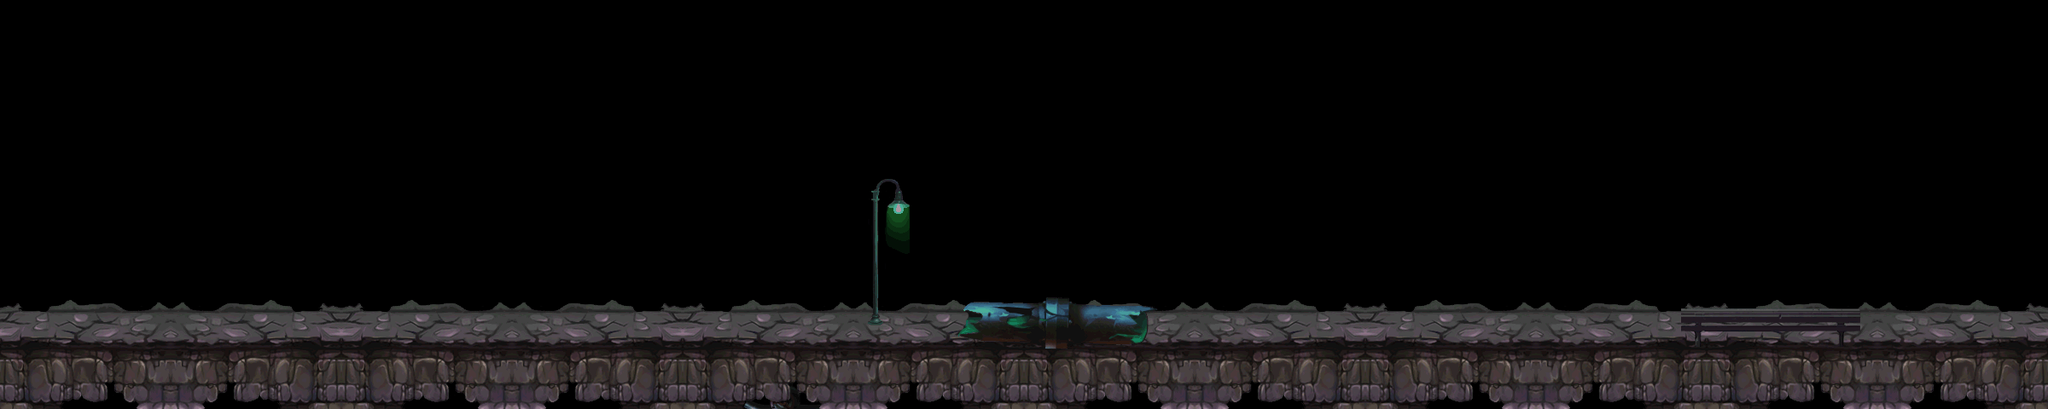

Below is a game level as drawn by its tile map, then a one-line description and the .tmx that defines it (tile-layer data replaced by summaries):
An orthogonal 60x12 tile map with 40x40 px tiles, 4 tile layers (land1, land2, land3, land4) and 8 objects.

<map version="1.0" orientation="orthogonal" width="60" height="12" tilewidth="40" tileheight="40">
 <tileset firstgid="1" name="a-land" tilewidth="40" tileheight="40">
  <image source="a-land.png" width="2046" height="1000" />
 </tileset>
 <layer name="land1" width="60" height="12">
  <data>[720 cells, 16 non-empty, 16 distinct tile ids]</data>
 </layer>
 <layer name="land2" width="60" height="12">
  <data>[720 cells, 240 non-empty, 20 distinct tile ids]</data>
 </layer>
 <layer name="land3" width="60" height="12">
  <data>[720 cells, 24 non-empty, 24 distinct tile ids]</data>
 </layer>
 <layer name="land4" width="60" height="12">
  <data>[720 cells, 52 non-empty, 52 distinct tile ids]</data>
 </layer>
 <objectgroup name="pengzhuang" width="60" height="12">
  <object x="-1" y="387" width="2404" height="91" />
 </objectgroup>
 <objectgroup name="zuobiao1" width="60" height="12">
  <object x="650" y="380">
   <properties>
    <property name="id" value="1" />
    <property name="type" value="1" />
   </properties>
  </object>
  <object x="565" y="379">
   <properties>
    <property name="id" value="1" />
    <property name="type" value="1" />
   </properties>
  </object>
  <object x="1467" y="382">
   <properties>
    <property name="id" value="1" />
    <property name="type" value="1" />
   </properties>
  </object>
  <object x="1511" y="387">
   <properties>
    <property name="id" value="1" />
    <property name="type" value="1" />
   </properties>
  </object>
 </objectgroup>
 <objectgroup name="zuobiao2" width="60" height="12">
  <object x="3280" y="280">
   <properties>
    <property name="id" value="101" />
    <property name="num" value="5" />
    <property name="range" value="100" />
    <property name="time" value="1" />
    <property name="timemax" value="12" />
    <property name="timmin" value="3" />
    <property name="z" value="0" />
   </properties>
  </object>
  <object x="800" y="387">
   <properties>
    <property name="id" value="101" />
    <property name="num" value="5" />
    <property name="range" value="100" />
    <property name="time" value="1" />
    <property name="timemax" value="12" />
    <property name="timmin" value="3" />
    <property name="z" value="0" />
   </properties>
  </object>
  <object x="1841" y="388">
   <properties>
    <property name="id" value="101" />
    <property name="num" value="5" />
    <property name="range" value="100" />
    <property name="time" value="1" />
    <property name="timemax" value="12" />
    <property name="timmin" value="3" />
    <property name="z" value="0" />
   </properties>
  </object>
 </objectgroup>
 <objectgroup name="zuobiao3" width="60" height="12" />
</map>
